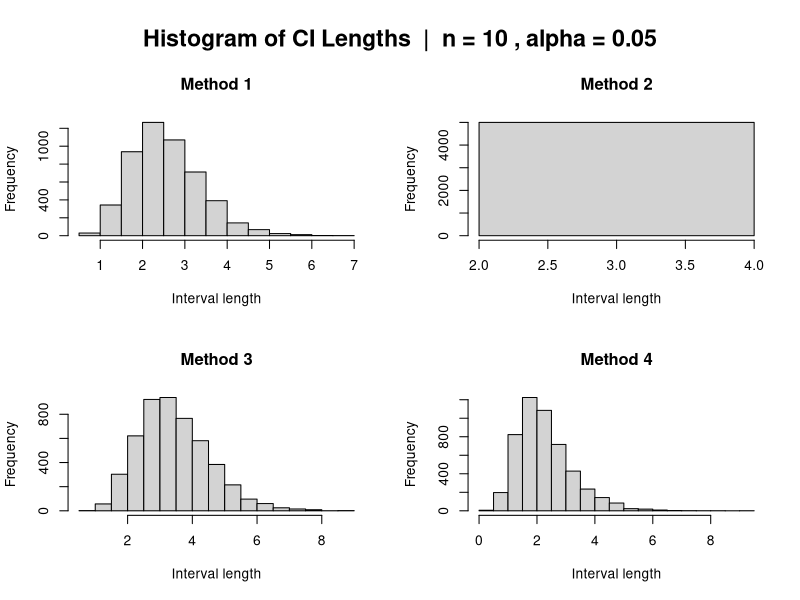
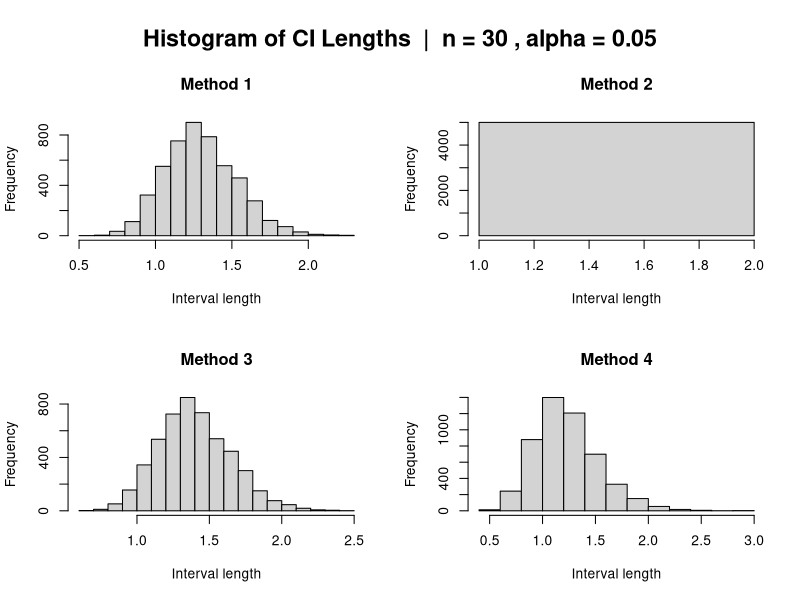
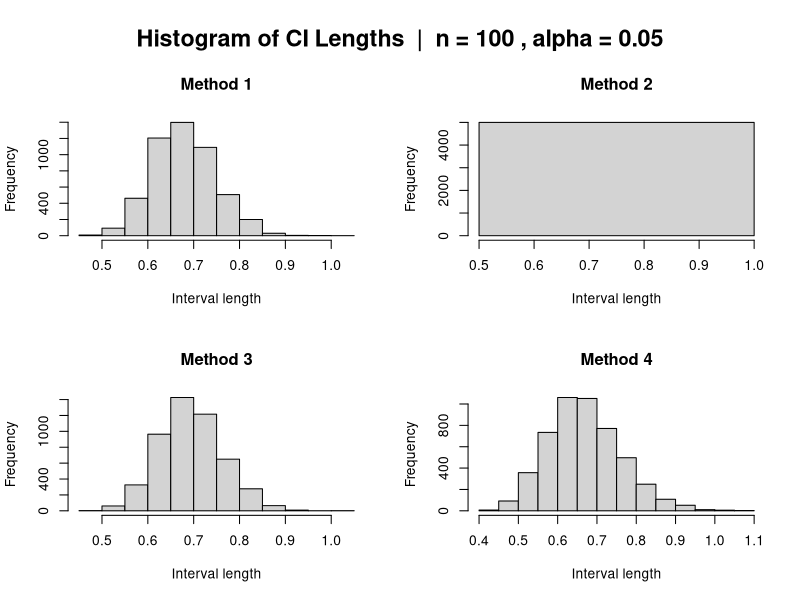
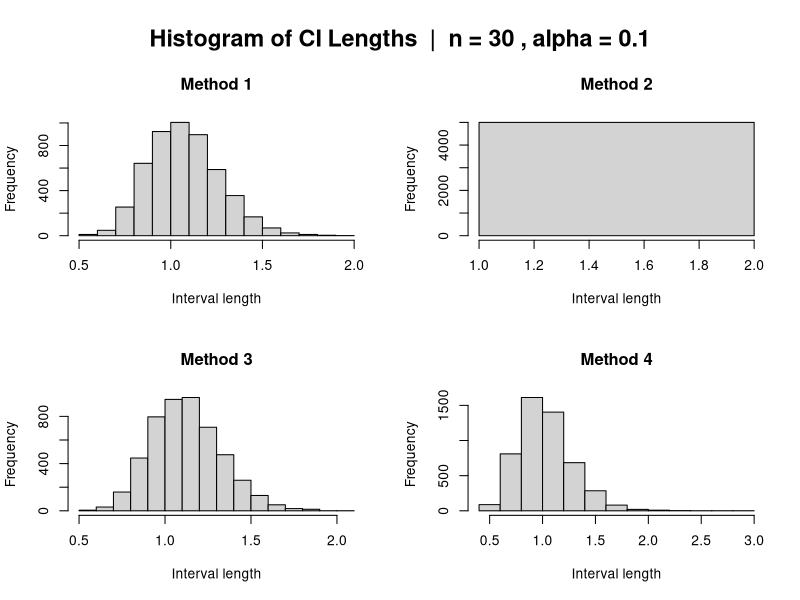
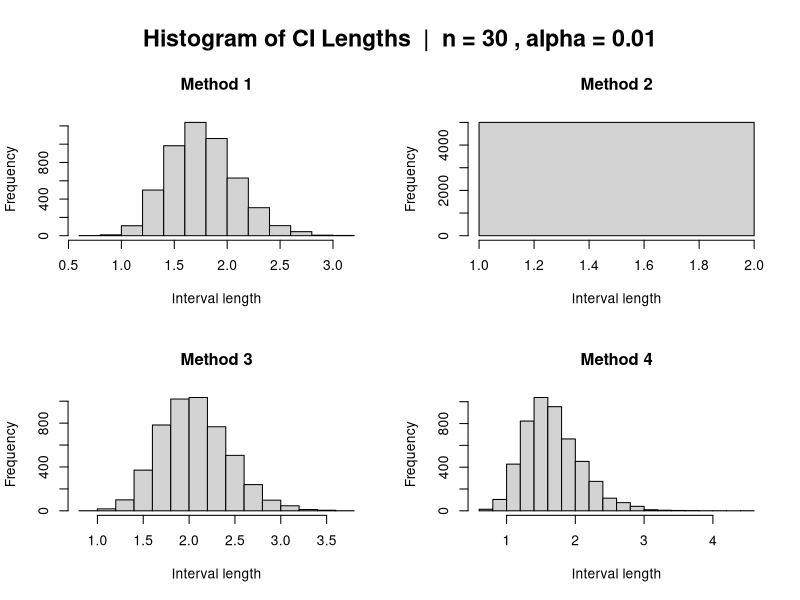

The R script that drew these images, in order: (Note: this script raises an error after producing the figures.)
## ---- chunk 1
id_num <- 17
set.seed(id_num)
theta_true <- id_num / 10
lambda_true <- 1 / theta_true
alphas <- c(0.1, 0.05, 0.01)
n_vals <- c(5, 10, 30, 100)
m_vals <- c(100, 1000, 5000)  
## ---- chunk 2
# 1: exact chi-square-based confidence interval
ci1_theta <- function(x, alpha) {
  n <- length(x)
  xbar <- mean(x)
  chi_low <- qchisq(alpha / 2, df = 2 * n)       # χ²_{α/2, 2n}
  chi_up  <- qchisq(1 - alpha / 2, df = 2 * n)   # χ²_{1-α/2, 2n}
  lower <- 2 * n * xbar / chi_up
  upper <- 2 * n * xbar / chi_low
  c(lower, upper)
}

## ---- chunk 3
# 2: normal approximation with known variance (uses true θ)
ci2_theta <- function(x, alpha, theta_true) {
  n <- length(x)
  xbar <- mean(x)
  z <- qnorm(1 - alpha / 2)
  half_len <- z * theta_true / sqrt(n)
  c(xbar - half_len, xbar + half_len)
}
## ---- chunk 4
# 3: rearranged inequality (no θ inside)
ci3_theta <- function(x, alpha) {
  n <- length(x)
  xbar <- mean(x)
  z <- qnorm(1 - alpha / 2)
  c <- z / sqrt(n)
  
  if (c >= 1) {
    return(c(NA, NA))
  }
  
  lower <- xbar / (1 + c)
  upper <- xbar / (1 - c)
  c(lower, upper)
}
## ---- chunk 5
# 4: t-approximation with sample standard deviation
ci4_theta <- function(x, alpha) {
  n <- length(x)
  xbar <- mean(x)
  s <- sd(x)
  tcritical <- qt(1 - alpha / 2, df = n - 1)
  half_len <- tcritical * s / sqrt(n)
  c(xbar - half_len, xbar + half_len)
}
## ---- chunk 6
#simulation for one scenario
simulate_one <- function(n, alpha, m_reps) {
  cover <- numeric(4) #cover[i] counts how many times method contains the true θ
  lengths <- numeric(4) #lengths[i] adds up all the interval lengths from a method
  
  for (m in 1:m_reps) {
    x <- rexp(n, rate = lambda_true)
    
    # method 1
    ci1 <- ci1_theta(x, alpha)
    cover[1]  <- cover[1]  + (ci1[1] <= theta_true && theta_true <= ci1[2])
    lengths[1] <- lengths[1] + diff(ci1)
    
    # method 2
    ci2 <- ci2_theta(x, alpha, theta_true)
    cover[2]  <- cover[2]  + (ci2[1] <= theta_true && theta_true <= ci2[2])
    lengths[2] <- lengths[2] + diff(ci2)
    
    # method 3
    ci3 <- ci3_theta(x, alpha)
    if (!any(is.na(ci3))) {
      cover[3]  <- cover[3]  + (ci3[1] <= theta_true && theta_true <= ci3[2])
      lengths[3] <- lengths[3] + diff(ci3)
    }
    
    # method 4
    ci4 <- ci4_theta(x, alpha)
    cover[4]  <- cover[4]  + (ci4[1] <= theta_true && theta_true <= ci4[2])
    lengths[4] <- lengths[4] + diff(ci4)
  }
  
  data.frame(
    n = n,
    alpha = alpha,
    m_reps = m_reps,
    Method = 1:4,
    Coverage = cover / m_reps,
    AvgLength = lengths / m_reps
  )
}
## ---- chunk 7
#runs the simulation for all (n, α, m)
results <- data.frame()

for (alpha in alphas) {
  for (n in n_vals) {
    for (m_reps in m_vals) {
      res <- simulate_one(n, alpha, m_reps)
      results <- rbind(results, res)
    }
  }
}
results
## ---- chunk 8
plot_ci_lengths <- function(n, alpha) {
  m_reps <- m_vals[length(m_vals)]
  lengths <- matrix(NA, nrow = m_reps, ncol = 4)
  
  for (m in 1:m_reps) {
    x <- rexp(n, rate = lambda_true)
    
    lengths[m,1] <- diff(ci1_theta(x, alpha))
    lengths[m,2] <- diff(ci2_theta(x, alpha, theta_true))
    
    tmp <- ci3_theta(x, alpha)
    lengths[m,3] <- if (!any(is.na(tmp))) diff(tmp) else NA
    
    lengths[m,4] <- diff(ci4_theta(x, alpha))
  }
  
  par(mfrow = c(2,2), oma = c(0, 0, 3, 0))

  for (i in 1:4) {
    hist(lengths[,i],
         main = paste("Method", i),
         xlab = "Interval length",
         col = "lightgray")
  }
  
  title_text <- paste("Histogram of CI Lengths  |  n =", n, ", alpha =", alpha)
  mtext(title_text, outer = TRUE, cex = 1.4, font = 2)
}


plot_ci_lengths(10, 0.05)
plot_ci_lengths(30, 0.05)
plot_ci_lengths(100, 0.05)

plot_ci_lengths(30, 0.1)
plot_ci_lengths(30, 0.01)

## ---- chunk 9
set.seed(team_id)

mu <- 10
sigma_squared <- 4
sigma <- sqrt(sigma_squared)
M <- 10000 # Number of repetitions to estimate Expectation
sample_sizes <- c(10, 50, 100, 1000)

results <- data.frame(
  n = integer(),
  Bias_n = double(),
  Bias_n_minus_1 = double(),
  Mean_Est_n = double(),
  Mean_Est_n_minus_1 = double()
)

for (n in sample_sizes) {
  # Generate M samples of size n
  # Creates a matrix where each column is a sample of size n
  samples <- matrix(rnorm(n * M, mean = mu, sd = sigma), nrow = n)
  
  means <- colMeans(samples)
  
  # Calculate sum of squared deviations for each column (S_xx)
  # sweep subtracts the column means from the matrix
  deviations <- sweep(samples, 2, means, "-")
  S_xx <- colSums(deviations^2)
  
  est_n <- S_xx / n           # Biased estimator
  est_n_1 <- S_xx / (n - 1)   # Unbiased estimator
  
  # Calculate Empirical Bias
  bias_n <- mean(est_n) - sigma_squared
  bias_n_1 <- mean(est_n_1) - sigma_squared
  
  results <- rbind(results, data.frame(
    n = n,
    Bias_n = bias_n,
    Bias_n_minus_1 = bias_n_1,
    Mean_Est_n = mean(est_n),
    Mean_Est_n_minus_1 = mean(est_n_1)
  ))
}

print(results)

# Visualization of Bias Convergence
barplot(
  rbind(results$Bias_n, results$Bias_n_minus_1), 
  beside = TRUE, 
  names.arg = results$n, 
  col = c("red", "green"), 
  legend.text = c("Biased (1/n)", "Unbiased (1/n-1)"),
  main = "Bias of Variance Estimators vs Sample Size",
  xlab = "Sample Size (n)",
  ylab = "Bias"
)
